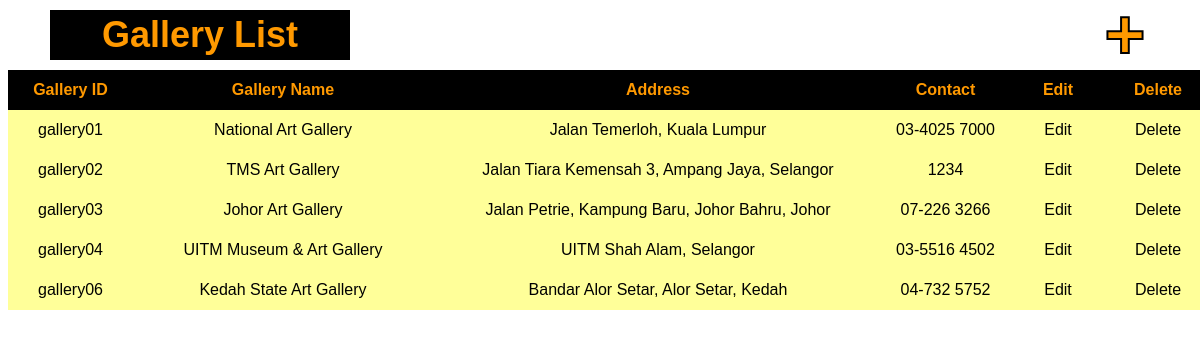
The page /gallery_list on the database its author committed.
### tables this page shows
CREATE TABLE "gallery" (
	"gallery_id"	TEXT,
	"gallery_name"	TEXT,
	"address"	TEXT,
	"contact"	TEXT
);

### appsart.py (the view)
@app.route('/gallery_list')
def list_gallerys():
    rows=list_gallery()
    return render_template('gallery_list.html', rows=rows)

### modulart.py (called while the page is built)
def list_gallery():
  with sql.connect(connect_db) as db:
    qry = 'select * from gallery'
    result=db.execute(qry)
    return(result)

### templates/gallery_list.html (shortened to what this page needs)
<!DOCTYPE html PUBLIC "-//W3C//DTD XHTML 1.0 Transitional//EN" "http://www.w3.org/TR/xhtml1/DTD/xhtml1-transitional.dtd">
<html xmlns="http://www.w3.org/1999/xhtml">
<head>
<link rel="stylesheet" type="text/css" href="../static/CSS/style.css">
</head>
<body>
	<div id="title1">
    	<div id="title2">
        	Gallery List
        </div>
        <a href="/new_gallery" class="add">
        </a>
    </div>
    <div id="body3">
    	<div id="row3">
        	<div id="g1">
            	Gallery ID
            </div>
        	<div id="g2">
            	Gallery Name
            </div>
        	<div id="g3">
            	Address
            </div>
        	<div id="g1">
            	Contact
            </div>
        	<div id="g4">
            	Edit
            </div>
        	<div id="g4">
            	Delete
            </div>
        </div>
        {% for row in rows %}
        <div id="row4">
        	<div id="g1">
            	{{row[0]}}
            </div>
        	<div id="g2">
            	{{row[1]}}
            </div>
        	<div id="g3">
            	{{row[2]}}
            </div>
        	<div id="g1">
            	{{row[3]}}
            </div>
        	<div id="g4">
            	<a href='/edit_gallery/{{row[0]}}' class="ED">Edit</a>
            </div>
        	<div id="g4">
            	<a href='/delete_gallery/{{row[0]}}' class="ED">Delete</a>
            </div>
        </div>
		{% endfor %}
    </div>
</body>
</html>

### static/CSS/style.css (style rules this page uses)
body { font-family:Arial, Helvetica, sans-serif; }
#title1 { width:1100px; height:50px; background:transparent; float:both; margin:10px auto; }
#title2 { width:300px; height:50px; background:black; float:left; font-size:36px; vertical-align:middle; line-height:50px; color:#F90; font-weight:bold; text-align:center; }
.add { width:50px; height:50px; float:right; background:transparent; font-size:70px; font-weight:bold; text-align:center; vertical-align:middle; line-height:50px; -webkit-text-fill-color: #F90; -webkit-text-stroke-width: 2px; -webkit-text-stroke-color: black; cursor:pointer; text-decoration:none; }
.ED { text-decoration:none; color:black; }
#body3 { width:1200px; height:auto; float:both; background:transparent; margin:auto; }
#row3 { width:1200px; height:40px; float:left; background:black; text-align:center; font-size:16px; font-weight:bold; vertical-align:middle; line-height:40px; color:#F90; }
#row4 { width:1200px; height:40px; float:left; background:#FF9; text-align:center; font-size:16px; vertical-align:middle; line-height:40px; color:black; }
#g1 { width:125px; height:40px; float:left; background:transparent; }
#g2 { width:300px; height:40px; float:left; background:transparent; }
#g3 { width:450px; height:40px; float:left; background:transparent; }
#g4 { width:100px; height:40px; float:left; background:transparent; }

### rows shown on the page
gallery: gallery "gallery01", gallery_name "National Art Gallery", address "Jalan Temerloh, Kuala Lumpur", contact "03-4025 7000"
gallery: gallery "gallery02", gallery_name "TMS Art Gallery", address "Jalan Tiara Kemensah 3, Ampang Jaya, Selangor", contact "1234"
gallery: gallery "gallery03", gallery_name "Johor Art Gallery", address "Jalan Petrie, Kampung Baru, Johor Bahru, Johor", contact "07-226 3266"
gallery: gallery "gallery04", gallery_name "UITM Museum & Art Gallery", address "UITM Shah Alam, Selangor", contact "03-5516 4502"
gallery: gallery "gallery06", gallery_name "Kedah State Art Gallery", address "Bandar Alor Setar, Alor Setar, Kedah", contact "04-732 5752"
